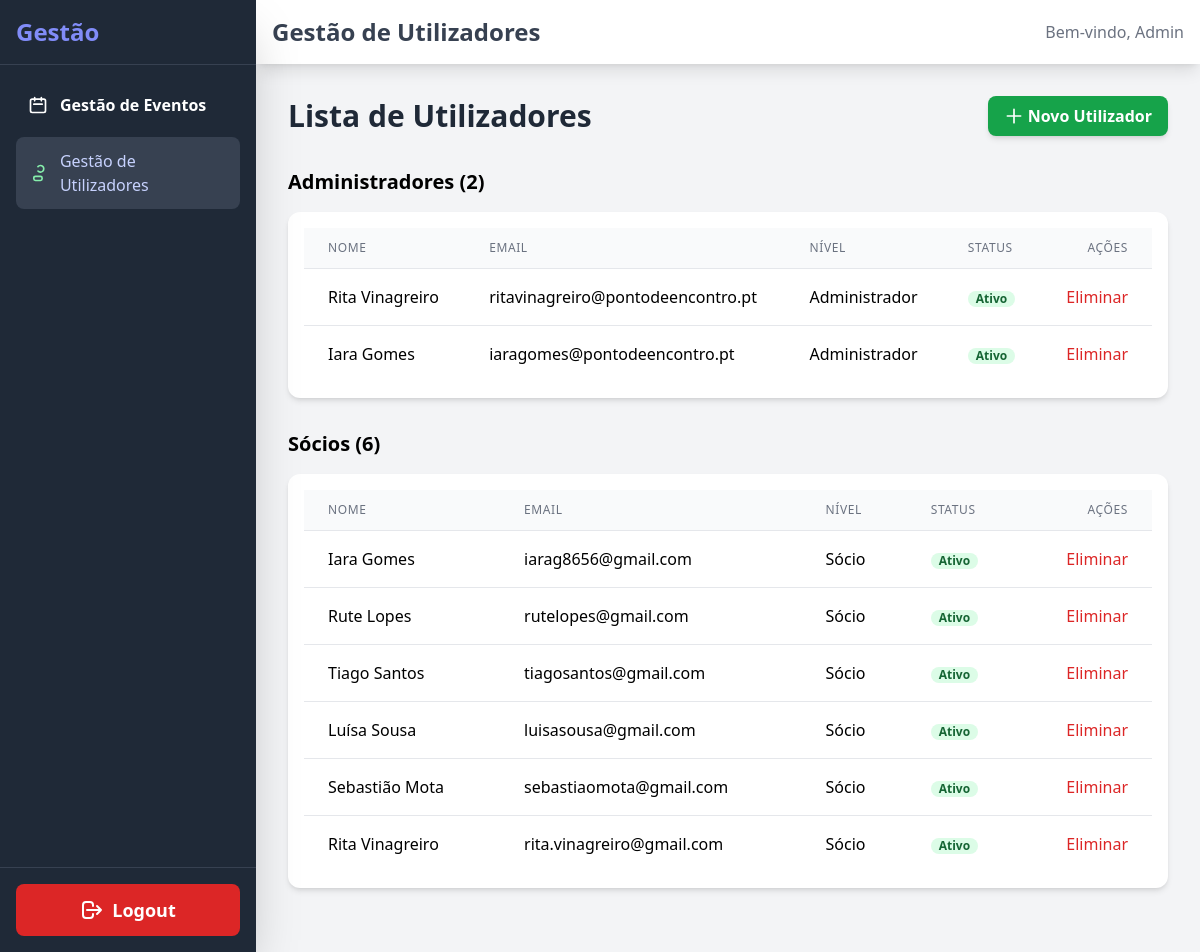
/admin/utilizadores.php, run on the app's committed database.
### tables this page shows
CREATE TABLE IF NOT EXISTS `socios` (
  `id_socio` int NOT NULL AUTO_INCREMENT,
  `nome` varchar(150) NOT NULL,
  `email` varchar(150) NOT NULL,
  `telemovel` varchar(20) DEFAULT NULL,
  `data_nascimento` date DEFAULT NULL,
  `password` varchar(255) NOT NULL,
  `consentimento` tinyint NOT NULL DEFAULT '1',
  `iniciais` varchar(10) NOT NULL,
  PRIMARY KEY (`id_socio`),
  UNIQUE KEY `email` (`email`)
);

### admin/utilizadores.php (the view, shortened to what this page needs)
<?php
require('includes/connection.php');
$admins = [
    [
        'id' => 1,
        'nome' => 'Rita Vinagreiro',
        'email' => 'ritavinagreiro@pontodeencontro.pt',
        'role' => 'Administrador',
        'status' => 'Ativo',
    ],
    [
        'id' => 2,
        'nome' => 'Iara Gomes',
        'email' => 'iaragomes@pontodeencontro.pt',
        'role' => 'Administrador',
        'status' => 'Ativo',
    ],
];
$socios = [];
$result = $mysqli->query("SELECT id_socio AS id, nome, email FROM socios");
if($result){
    while($row = $result->fetch_assoc()){
        $socios[] = [
            'id' => $row['id'],
            'nome' => $row['nome'],
            'email' => $row['email'],
            'role' => 'Sócio',
            'status' => 'Ativo',
        ];
    }
}
?>
<!DOCTYPE html>
<html lang="pt">
<head>
<script src="https://cdn.tailwindcss.com"></script>
</head>
<body class="bg-gray-100 font-sans antialiased">
<div class="flex h-screen">
    <?php require('includes/nav.php'); ?>
    <div class="flex-1 flex flex-col overflow-hidden">
        <header class="bg-white shadow-lg p-4 flex justify-between items-center z-30">
            <h1 class="text-2xl font-bold text-gray-700 md:ml-0 ml-4">Gestão de Utilizadores</h1>
            <span class="text-gray-500 hidden md:block">Bem-vindo, Admin</span>
        </header>
        <main class="flex-1 overflow-x-hidden overflow-y-auto p-6 md:p-8">
            <div class="mb-8 flex justify-between items-center">
                <h2 class="text-3xl font-extrabold text-gray-800">Lista de Utilizadores</h2>
                <a href="adicionar-utilizador.php" class="bg-green-600 hover:bg-green-700 text-white font-bold py-2 px-4 rounded-lg shadow-md transition duration-150 flex items-center">
                    <svg class="w-5 h-5 mr-1" fill="none" stroke="currentColor" viewBox="0 0 24 24"><path stroke-linecap="round" stroke-linejoin="round" stroke-width="2" d="M12 4v16m8-8H4"></path></svg>
                    Novo Utilizador
                </a>
            </div>
            <div class="mb-8">
                <h3 class="text-xl font-bold mb-4">Administradores (<?= count($admins) ?>)</h3>
                <div class="bg-white p-4 rounded-xl shadow-md overflow-x-auto">
                    <table class="min-w-full divide-y divide-gray-200">
                        <thead class="bg-gray-50">
                            <tr>
                                <th class="px-6 py-3 text-left text-xs font-medium text-gray-500 uppercase tracking-wider">Nome</th>
                                <th class="px-6 py-3 text-left text-xs font-medium text-gray-500 uppercase tracking-wider hidden md:table-cell">Email</th>
                                <th class="px-6 py-3 text-left text-xs font-medium text-gray-500 uppercase tracking-wider hidden sm:table-cell">Nível</th>
                                <th class="px-6 py-3 text-left text-xs font-medium text-gray-500 uppercase tracking-wider">Status</th>
                                <th class="px-6 py-3 text-right text-xs font-medium text-gray-500 uppercase tracking-wider">Ações</th>
                            </tr>
                        </thead>
                        <tbody class="bg-white divide-y divide-gray-200">
                            <?php foreach($admins as $user): ?>
                            <tr class="hover:bg-gray-50">
                                <td class="px-6 py-4"><?= htmlspecialchars($user['nome']) ?></td>
                                <td class="px-6 py-4 hidden md:table-cell"><?= htmlspecialchars($user['email']) ?></td>
                                <td class="px-6 py-4 hidden sm:table-cell"><?= htmlspecialchars($user['role']) ?></td>
                                <td class="px-6 py-4">
                                    <span class="px-2 inline-flex text-xs font-semibold rounded-full bg-green-100 text-green-800"><?= htmlspecialchars($user['status']) ?></span>
                                </td>
                                <td class="px-6 py-4 text-right space-x-2">
                                    <a href="eliminar-utilizador.php?id=<?= $user['id'] ?>" class="text-red-600 hover:text-red-900">Eliminar</a>
                                </td>
                            </tr>
                            <?php endforeach; ?>
                        </tbody>
                    </table>
                </div>
            </div>
            <div class="mb-8">
                <h3 class="text-xl font-bold mb-4">Sócios (<?= count($socios) ?>)</h3>
                <div class="bg-white p-4 rounded-xl shadow-md overflow-x-auto">
                    <table class="min-w-full divide-y divide-gray-200">
                        <thead class="bg-gray-50">
                            <tr>
                                <th class="px-6 py-3 text-left text-xs font-medium text-gray-500 uppercase tracking-wider">Nome</th>
                                <th class="px-6 py-3 text-left text-xs font-medium text-gray-500 uppercase tracking-wider hidden md:table-cell">Email</th>
                                <th class="px-6 py-3 text-left text-xs font-medium text-gray-500 uppercase tracking-wider hidden sm:table-cell">Nível</th>
                                <th class="px-6 py-3 text-left text-xs font-medium text-gray-500 uppercase tracking-wider">Status</th>
                                <th class="px-6 py-3 text-right text-xs font-medium text-gray-500 uppercase tracking-wider">Ações</th>
                            </tr>
                        </thead>
                        <tbody class="bg-white divide-y divide-gray-200">
                            <?php foreach($socios as $user): ?>
                            <tr class="hover:bg-gray-50">
                                <td class="px-6 py-4"><?= htmlspecialchars($user['nome']) ?></td>
                                <td class="px-6 py-4 hidden md:table-cell"><?= htmlspecialchars($user['email']) ?></td>
                                <td class="px-6 py-4 hidden sm:table-cell"><?= htmlspecialchars($user['role']) ?></td>
                                <td class="px-6 py-4">
                                    <span class="px-2 inline-flex text-xs font-semibold rounded-full bg-green-100 text-green-800"><?= htmlspecialchars($user['status']) ?></span>
                                </td>
                                <td class="px-6 py-4 text-right space-x-2">
                                    <a href="eliminar-utilizador.php?id=<?= $user['id'] ?>" class="text-red-600 hover:text-red-900">Eliminar</a>
                                </td>
                            </tr>
                            <?php endforeach; ?>
                        </tbody>
                    </table>
                </div>
            </div>
        </main>
    </div>
</div>
</body>
</html>

### data on the page
socios: nome "Iara Gomes", email "iarag8656@gmail.com", role "Sócio", status "Ativo"
socios: nome "Rute Lopes", email "rutelopes@gmail.com", role "Sócio", status "Ativo"
socios: nome "Tiago Santos", email "tiagosantos@gmail.com", role "Sócio", status "Ativo"
socios: nome "Luísa Sousa", email "luisasousa@gmail.com", role "Sócio", status "Ativo"
socios: nome "Sebastião Mota", email "sebastiaomota@gmail.com", role "Sócio", status "Ativo"
socios: nome "Rita Vinagreiro", email "rita.vinagreiro@gmail.com", role "Sócio", status "Ativo"

### other printed values
count($admins) "2"
$user['nome'] "Rita Vinagreiro"
$user['email'] "ritavinagreiro@pontodeencontro.pt"
$user['role'] "Administrador"
$user['status'] "Ativo"
$user['nome'] "Iara Gomes"
$user['email'] "iaragomes@pontodeencontro.pt"
count($socios) "6"
